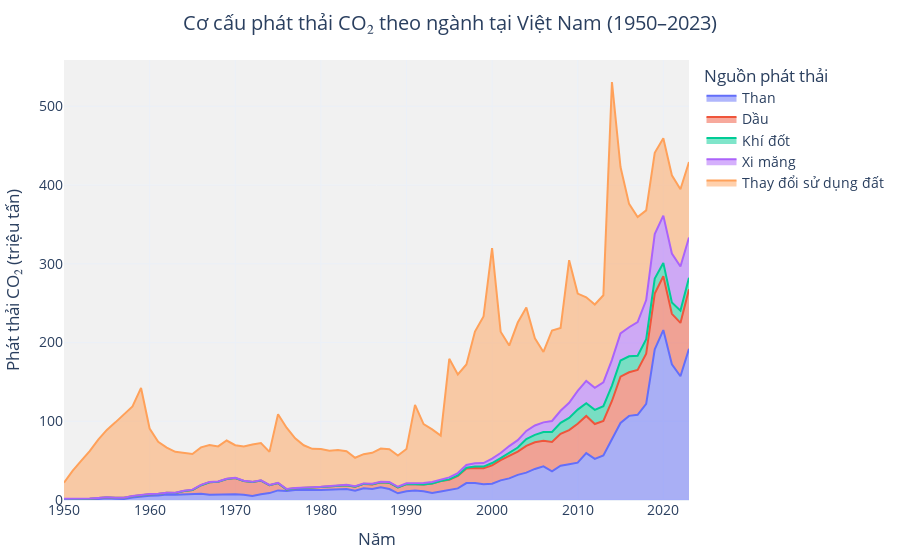

Source (notebook cell):
### Markdown cell above
2.Stacked Area Chart: Phân tách phát thải theo ngành

### Code cell
import plotly.express as px
import pandas as pd

# Lọc dữ liệu Việt Nam
vn = df[df['country'] == 'Vietnam']
vn = vn[(vn['year'] >= 1950) & (vn['year'] <= 2023)]

# Chọn các ngành chính
vn = vn[['year', 'coal_co2', 'oil_co2', 'gas_co2', 'cement_co2', 'land_use_change_co2']]
vn = vn.dropna(how='any')

# Đổi tên cột để hiển thị đẹp hơn
vn = vn.rename(columns={
    'coal_co2': 'Than',
    'oil_co2': 'Dầu',
    'gas_co2': 'Khí đốt',
    'cement_co2': 'Xi măng',
    'land_use_change_co2': 'Thay đổi sử dụng đất'
})

# Chuyển dữ liệu sang dạng "long" để plotly hiểu
vn_melt = vn.melt(id_vars='year', var_name='Ngành', value_name='Phát thải (triệu tấn)')

# Vẽ stacked area chart
fig = px.area(
    vn_melt,
    x='year',
    y='Phát thải (triệu tấn)',
    color='Ngành',
    title='Cơ cấu phát thải CO₂ theo ngành tại Việt Nam (1950–2023)',
    labels={'year': 'Năm'},
    template='plotly_white'
)

# Tùy chỉnh hiển thị
fig.update_layout(
    hovermode='x unified',
    font=dict(size=14),
    title_x=0.5,
    legend_title_text='Nguồn phát thải',
    yaxis_title='Phát thải CO₂ (triệu tấn)',
    xaxis_title='Năm',
    plot_bgcolor='rgba(240,240,240,0.9)',
    margin=dict(l=60, r=60, t=60, b=60)
)

# Hiển thị
fig.show()

### Figure 1 — Plotly figure (JSON) as saved in the notebook; plotly's stock layout.template omitted (floating-point values rounded to 4 significant figures)
{"data": [{"fillpattern": {"shape": ""}, "hovertemplate": "Ngành=Than<br>Năm=%{x}<br>Phát thải (triệu tấn)=%{y}<extra></extra>", "legendgroup": "Than", "line": {"color": "#636efa"}, "marker": {"symbol": "circle"}, "mode": "lines", "name": "Than", "orientation": "v", "showlegend": true, "stackgroup": "1", "type": "scatter", "x": [1950, 1951, 1952, 1953, 1954, 1955, 1956, 1957, 1958, 1959, 1960, 1961, 1962, 1963, 1964, 1965, 1966, 1967, 1968, 1969, 1970, 1971, 1972, 1973, 1974, 1975, 1976, 1977, 1978, 1979, 1980, 1981, 1982, 1983, 1984, 1985, 1986, 1987, 1988, 1989, 1990, 1991, 1992, 1993, 1994, 1995, 1996, 1997, 1998, 1999, 2000, 2001, 2002, 2003, 2004, 2005, 2006, 2007, 2008, 2009, 2010, 2011, 2012, 2013, 2014, 2015, 2016, 2017, 2018, 2019, 2020, 2021, 2022, 2023], "xaxis": "x", "y": [1.039, 0.623, 1.0, 0.623, 1.396, 2.198, 1.587, 1.358, 3.107, 4.609, 5.489, 5.727, 7.123, 6.69, 7.258, 7.687, 8.073, 6.822, 7.222, 7.233, 7.288, 6.764, 5.1, 7.35, 8.781, 12.18, 11.39, 12.57, 12.12, 12.62, 12.74, 13.27, 13.53, 13.89, 11.67, 14.84, 14.09, 16.06, 13.95, 8.537, 11.06, 12.0, 10.98, 8.896, 10.91, 12.55, 14.75, 21.53, 21.68, 20.03, 20.72, 24.95, 27.49, 31.97, 34.79, 39.46, 42.74, 36.46, 43.64, 45.49, 47.46, 59.55, 52.31, 56.54, 78.07, 97.82, 106.9, 108.2, 122.1, 191.4, 215.8, 172.4, 157.2, 192.1], "yaxis": "y"}, {"fillpattern": {"shape": ""}, "hovertemplate": "Ngành=Dầu<br>Năm=%{x}<br>Phát thải (triệu tấn)=%{y}<extra></extra>", "legendgroup": "Dầu", "line": {"color": "#EF553B"}, "marker": {"symbol": "circle"}, "mode": "lines", "name": "Dầu", "orientation": "v", "showlegend": true, "stackgroup": "1", "type": "scatter", "x": [1950, 1951, 1952, 1953, 1954, 1955, 1956, 1957, 1958, 1959, 1960, 1961, 1962, 1963, 1964, 1965, 1966, 1967, 1968, 1969, 1970, 1971, 1972, 1973, 1974, 1975, 1976, 1977, 1978, 1979, 1980, 1981, 1982, 1983, 1984, 1985, 1986, 1987, 1988, 1989, 1990, 1991, 1992, 1993, 1994, 1995, 1996, 1997, 1998, 1999, 2000, 2001, 2002, 2003, 2004, 2005, 2006, 2007, 2008, 2009, 2010, 2011, 2012, 2013, 2014, 2015, 2016, 2017, 2018, 2019, 2020, 2021, 2022, 2023], "xaxis": "x", "y": [0.367, 0.557, 0.751, 0.982, 1.147, 1.176, 1.224, 1.438, 1.759, 1.806, 1.795, 2.026, 1.986, 2.176, 4.173, 4.994, 10.67, 15.68, 16.06, 19.46, 20.5, 17.36, 17.69, 17.34, 9.939, 9.257, 2.151, 2.275, 2.862, 3.29, 3.752, 4.155, 4.4, 4.814, 5.199, 5.591, 5.72, 6.401, 7.959, 7.379, 9.116, 8.04, 8.717, 12.11, 13.2, 13.19, 15.98, 18.4, 19.04, 20.24, 23.19, 25.56, 28.64, 29.5, 33.89, 33.86, 32.41, 37.36, 40.42, 43.34, 49.3, 47.18, 44.21, 43.91, 47.7, 58.91, 55.37, 57.05, 63.63, 70.81, 68.39, 64.08, 67.73, 75.6], "yaxis": "y"}, {"fillpattern": {"shape": ""}, "hovertemplate": "Ngành=Khí đốt<br>Năm=%{x}<br>Phát thải (triệu tấn)=%{y}<extra></extra>", "legendgroup": "Khí đốt", "line": {"color": "#00cc96"}, "marker": {"symbol": "circle"}, "mode": "lines", "name": "Khí đốt", "orientation": "v", "showlegend": true, "stackgroup": "1", "type": "scatter", "x": [1950, 1951, 1952, 1953, 1954, 1955, 1956, 1957, 1958, 1959, 1960, 1961, 1962, 1963, 1964, 1965, 1966, 1967, 1968, 1969, 1970, 1971, 1972, 1973, 1974, 1975, 1976, 1977, 1978, 1979, 1980, 1981, 1982, 1983, 1984, 1985, 1986, 1987, 1988, 1989, 1990, 1991, 1992, 1993, 1994, 1995, 1996, 1997, 1998, 1999, 2000, 2001, 2002, 2003, 2004, 2005, 2006, 2007, 2008, 2009, 2010, 2011, 2012, 2013, 2014, 2015, 2016, 2017, 2018, 2019, 2020, 2021, 2022, 2023], "xaxis": "x", "y": [0.0, 0.0, 0.0, 0.0, 0.0, 0.0, 0.0, 0.0, 0.0, 0.0, 0.0, 0.0, 0.0, 0.0, 0.0, 0.0, 0.0, 0.0, 0.0, 0.0, 0.0, 0.0, 0.0, 0.0, 0.0, 0.0, 0.0, 0.0, 0.0, 0.0, 0.0, 0.018, 0.04, 0.136, 0.117, 0.073, 0.077, 0.077, 0.055, 0.015, 0.007, 0.004, 0.0, 0.0, 0.0, 0.425, 0.627, 1.14, 1.898, 2.158, 3.063, 2.565, 4.1, 5.206, 8.76, 9.394, 11.21, 12.48, 13.9, 15.37, 18.05, 16.28, 17.96, 18.72, 19.6, 20.46, 20.37, 17.88, 18.55, 18.91, 16.93, 14.44, 15.64, 14.47], "yaxis": "y"}, {"fillpattern": {"shape": ""}, "hovertemplate": "Ngành=Xi măng<br>Năm=%{x}<br>Phát thải (triệu tấn)=%{y}<extra></extra>", "legendgroup": "Xi măng", "line": {"color": "#ab63fa"}, "marker": {"symbol": "circle"}, "mode": "lines", "name": "Xi măng", "orientation": "v", "showlegend": true, "stackgroup": "1", "type": "scatter", "x": [1950, 1951, 1952, 1953, 1954, 1955, 1956, 1957, 1958, 1959, 1960, 1961, 1962, 1963, 1964, 1965, 1966, 1967, 1968, 1969, 1970, 1971, 1972, 1973, 1974, 1975, 1976, 1977, 1978, 1979, 1980, 1981, 1982, 1983, 1984, 1985, 1986, 1987, 1988, 1989, 1990, 1991, 1992, 1993, 1994, 1995, 1996, 1997, 1998, 1999, 2000, 2001, 2002, 2003, 2004, 2005, 2006, 2007, 2008, 2009, 2010, 2011, 2012, 2013, 2014, 2015, 2016, 2017, 2018, 2019, 2020, 2021, 2022, 2023], "xaxis": "x", "y": [0.073, 0.105, 0.113, 0.145, 0.127, 0.149, 0.098, 0.08, 0.149, 0.189, 0.2, 0.225, 0.229, 0.243, 0.356, 0.469, 0.436, 0.462, 0.316, 0.367, 0.389, 0.376, 0.245, 0.373, 0.339, 0.337, 0.357, 0.404, 0.402, 0.344, 0.301, 0.255, 0.373, 0.429, 0.505, 0.594, 0.696, 0.756, 0.884, 0.895, 1.117, 1.334, 1.769, 1.847, 2.056, 2.536, 2.85, 3.451, 4.168, 4.464, 5.628, 6.574, 8.274, 9.366, 10.3, 11.98, 12.26, 14.06, 15.36, 19.24, 23.77, 28.22, 28.12, 30.32, 32.69, 34.3, 36.82, 42.73, 49.64, 56.54, 60.07, 62.07, 55.98, 51.31], "yaxis": "y"}, {"fillpattern": {"shape": ""}, "hovertemplate": "Ngành=Thay đổi sử dụng đất<br>Năm=%{x}<br>Phát thải (triệu tấn)=%{y}<extra></extra>", "legendgroup": "Thay đổi sử dụng đất", "line": {"color": "#FFA15A"}, "marker": {"symbol": "circle"}, "mode": "lines", "name": "Thay đổi sử dụng đất", "orientation": "v", "showlegend": true, "stackgroup": "1", "type": "scatter", "x": [1950, 1951, 1952, 1953, 1954, 1955, 1956, 1957, 1958, 1959, 1960, 1961, 1962, 1963, 1964, 1965, 1966, 1967, 1968, 1969, 1970, 1971, 1972, 1973, 1974, 1975, 1976, 1977, 1978, 1979, 1980, 1981, 1982, 1983, 1984, 1985, 1986, 1987, 1988, 1989, 1990, 1991, 1992, 1993, 1994, 1995, 1996, 1997, 1998, 1999, 2000, 2001, 2002, 2003, 2004, 2005, 2006, 2007, 2008, 2009, 2010, 2011, 2012, 2013, 2014, 2015, 2016, 2017, 2018, 2019, 2020, 2021, 2022, 2023], "xaxis": "x", "y": [20.54, 35.67, 47.82, 60.4, 74.11, 85.48, 95.7, 105.3, 113.8, 135.7, 83.33, 65.96, 57.23, 52.04, 48.28, 45.25, 47.63, 46.84, 44.47, 48.48, 41.39, 43.55, 47.44, 47.29, 42.07, 87.25, 77.89, 63.0, 54.11, 48.77, 47.91, 44.96, 45.3, 42.59, 36.18, 37.15, 39.37, 42.01, 41.74, 39.61, 43.52, 99.42, 74.88, 66.82, 55.6, 150.7, 125.3, 127.6, 167.1, 186.1, 267.2, 154.1, 127.7, 149.3, 156.7, 110.6, 89.39, 115.0, 105.3, 181.1, 123.6, 106.2, 105.7, 110.5, 352.8, 211.4, 156.7, 133.4, 113.9, 103.4, 98.15, 99.43, 98.13, 95.87], "yaxis": "y"}], "layout": {"font": {"size": 14}, "hovermode": "x unified", "legend": {"title": {"text": "Nguồn phát thải"}, "tracegroupgap": 0}, "margin": {"b": 60, "l": 60, "r": 60, "t": 60}, "plot_bgcolor": "rgba(240,240,240,0.9)", "title": {"text": "Cơ cấu phát thải CO₂ theo ngành tại Việt Nam (1950–2023)", "x": 0.5}, "xaxis": {"anchor": "y", "domain": [0, 1], "title": {"text": "Năm"}}, "yaxis": {"anchor": "x", "domain": [0, 1], "title": {"text": "Phát thải CO₂ (triệu tấn)"}}}}
